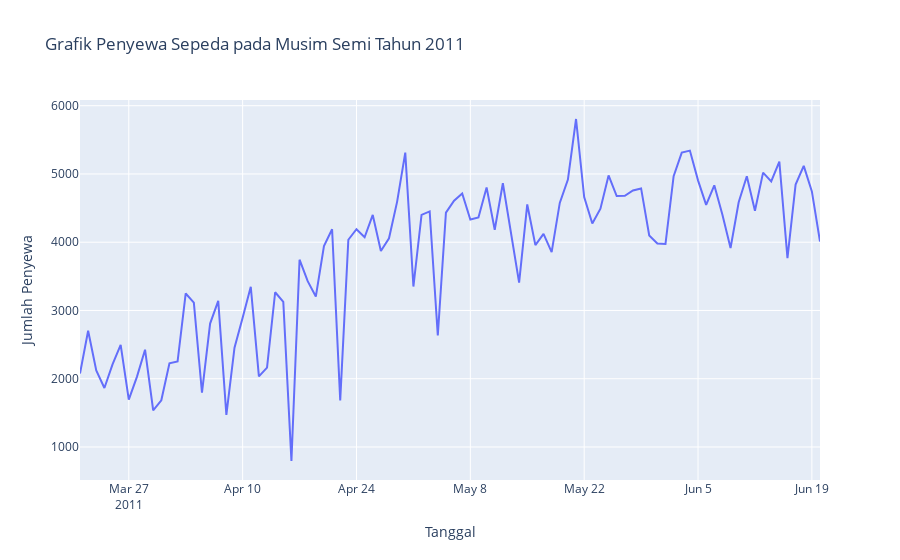

Notebook code cell kept with this figure:
### Markdown cell above
### Pertanyaan 1: Berapakah jumlah penyewa pada musim summer tahun 2011 ?

### Code cell
filter_data = df_day[(df_day['year'] == 0) & (df_day['season'] == 'Summer')]

fig = px.line(filter_data, x="dateday", y="count", title="Grafik Penyewa Sepeda pada Musim Semi Tahun 2011",
              labels={"count": "Jumlah Penyewa", "dateday": "Tanggal"})
fig.update_xaxes(title="Tanggal")
fig.update_yaxes(title="Jumlah Penyewa")
fig.show()
